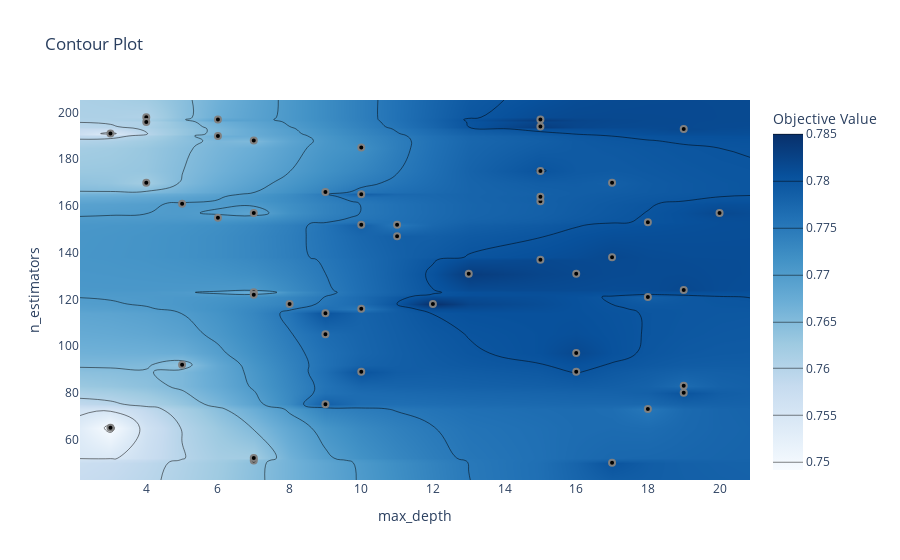

Notebook code cell kept with this figure:
### Code cell
# 4. Contour Plot
plot_contour(study).show()

### Figure 1 — Plotly figure (JSON) as saved in the notebook; plotly's stock layout.template omitted (floating-point values rounded to 4 significant figures; data arrays with more than 128 entries replaced by an {"elided": "..."} marker saying what was removed)
{"data": [{"colorbar": {"title": {"text": "Objective Value"}}, "colorscale": [[0, "rgb(247,251,255)"], [0.125, "rgb(222,235,247)"], [0.25, "rgb(198,219,239)"], [0.375, "rgb(158,202,225)"], [0.5, "rgb(107,174,214)"], [0.625, "rgb(66,146,198)"], [0.75, "rgb(33,113,181)"], [0.875, "rgb(8,81,156)"], [1, "rgb(8,48,107)"]], "connectgaps": true, "contours": {"coloring": "heatmap"}, "hoverinfo": "none", "line": {"smoothing": 1.3}, "reversescale": false, "type": "contour", "x": [2.15, 3, 4, 5, 6, 7, 8, 9, 10, 11, 12, 13, 15, 16, 17, 18, 19, 20, 20.85], "y": [42.6, 50, 51, 52, 65, 73, 75, 80, 83, 89, 92, 97, 105, 114, 116, 118, 121, 122, 123, 124, 131, 137, 138, 147, 152, 153, 155, 157, 161, 162, 164, 165, 166, 170, 175, 185, 188, 190, 191, 193, 194, 196, 197, 198, 205.4], "z": {"elided": "45x19 float values"}}, {"marker": {"color": "black", "line": {"color": "Gray", "width": 2}}, "mode": "markers", "name": "Feasible Trial", "showlegend": false, "type": "scatter", "x": [10, 19, 4, 10, 6, 15, 10, 6, 15, 17, 13, 5, 4, 16, 18, 3, 17, 7, 9, 7, 19, 9, 6, 15, 16, 4, 16, 7, 15, 11, 15, 8, 18, 5, 19, 10, 20, 15, 3, 9, 9, 17, 12, 11, 18, 7, 10, 7, 19, 7], "y": [152, 193, 198, 116, 190, 175, 89, 155, 194, 138, 131, 161, 196, 89, 121, 191, 50, 157, 105, 123, 80, 114, 197, 197, 131, 170, 97, 188, 137, 152, 162, 118, 153, 92, 124, 185, 157, 164, 65, 75, 166, 170, 118, 147, 73, 122, 165, 51, 83, 52]}, {"marker": {"color": "#cccccc", "line": {"color": "Gray", "width": 2}}, "mode": "markers", "name": "Infeasible Trial", "showlegend": false, "type": "scatter", "x": [], "y": []}], "layout": {"title": {"text": "Contour Plot"}, "xaxis": {"range": [2.15, 20.85], "title": {"text": "max_depth"}}, "yaxis": {"range": [42.6, 205.4], "title": {"text": "n_estimators"}}}}
